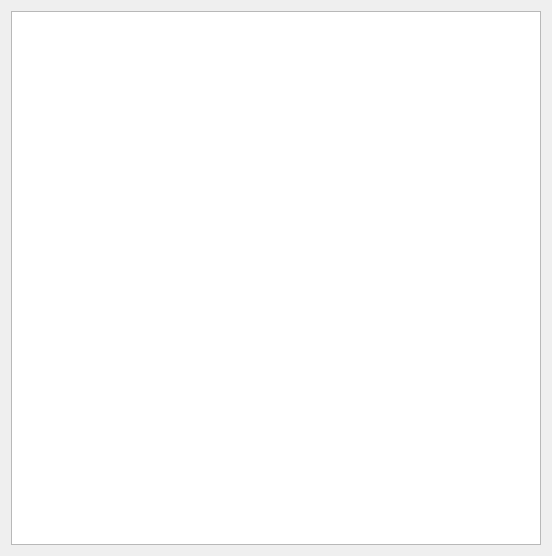
<?xml version="1.0" encoding="UTF-8"?>
<ui version="4.0">
 <class>EventOverview</class>
 <widget class="QWidget" name="EventOverview">
  <property name="geometry">
   <rect>
    <x>0</x>
    <y>0</y>
    <width>548</width>
    <height>556</height>
   </rect>
  </property>
  <property name="windowTitle">
   <string>SpireTool</string>
  </property>
  <layout class="QGridLayout" name="gridLayout">
   <item row="0" column="0">
    <widget class="QTableView" name="tableView">
     <property name="minimumSize">
      <size>
       <width>530</width>
       <height>40</height>
      </size>
     </property>
     <property name="editTriggers">
      <set>QAbstractItemView::NoEditTriggers</set>
     </property>
     <property name="alternatingRowColors">
      <bool>true</bool>
     </property>
     <property name="sortingEnabled">
      <bool>true</bool>
     </property>
    </widget>
   </item>
  </layout>
 </widget>
 <resources/>
 <connections/>
</ui>
